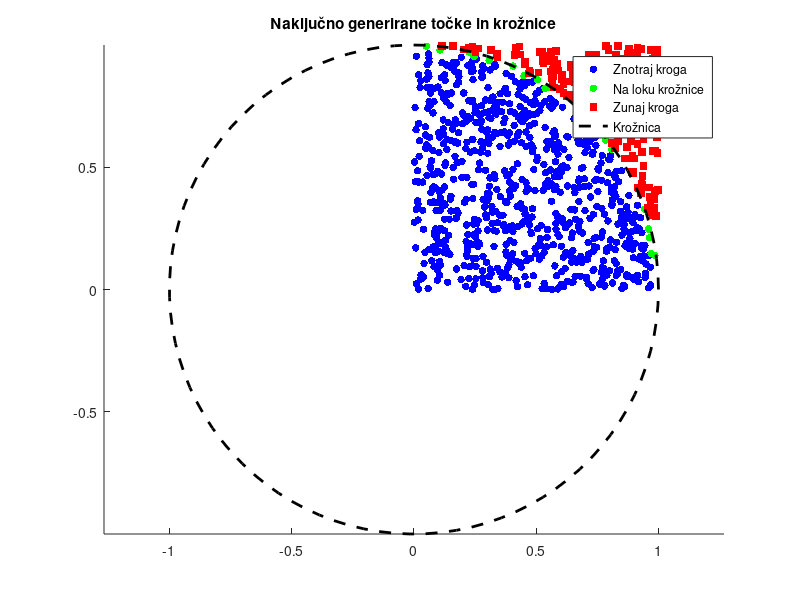

Write the MATLAB code that produced this figure.
function izrisi_tocke()
    % Število naključnih točk
    stevilo_tock = 1000;

    % Generiraj naključne točke znotraj enotskega kvadrata
    x = rand(1, stevilo_tock);
    y = rand(1, stevilo_tock);

    % Preveri, ali so točke znotraj kroga
    razdalja = sqrt(x.^2 + y.^2);
    znotraj_kroga = razdalja <= 1;

    % definiraj krog
    krog = [x(znotraj_kroga); y(znotraj_kroga)];

    % Anonimna funkcija za izračun, ali so točke na loku krožnice
    izracunaj_lok = @(krog) abs(sqrt(krog(1,:).^2 + krog(2,:).^2 - 1)) < 2e-1;

    % Klic anonimne funkcije za izračun, ali so točke na loku krožnice
    tocke_na_loku = izracunaj_lok(krog);

    % Razdeli točke na tri kategorije
    krog_x = x(znotraj_kroga);
    krog_y = y(znotraj_kroga);
    tocke_na_loku_x = krog_x(tocke_na_loku);
    tocke_na_loku_y = krog_y(tocke_na_loku);
    kvadrat_x = x(~znotraj_kroga);
    kvadrat_y = y(~znotraj_kroga);

    % Ustvari novo sliko
    figure;

    % Riši točke znotraj kroga v rdeči barvi s krogci
    scatter(krog_x, krog_y, 30, 'b', 'filled', 'DisplayName', 'Znotraj kroga');

    hold on; % Nadaljuj risanje na isti sliki

    % Riši točke na loku krožnice v zeleni barvi s krogci
    scatter(tocke_na_loku_x, tocke_na_loku_y, 30, 'g', 'filled', 'DisplayName', 'Na loku krožnice');

    hold on;

    % Riši točke zunaj kroga v modri barvi s kvadrati
    scatter(kvadrat_x, kvadrat_y, 30, 'r', 's', 'filled', 'DisplayName', 'Zunaj kroga');

    % Anonimna funkcija za izris loka krožnice
    n = 100; % Število točk na loku
    theta = linspace(0, 2*pi, n);
    x_circle = cos(theta);
    y_circle = sin(theta);

    % Riši lok krožnice v črni barvi
    plot(x_circle, y_circle, 'k--', 'LineWidth', 2, 'DisplayName', 'Krožnica');

    % Dodaj legendo
    legend('Location', 'Best');

    % Prikaži rezultat
    axis equal;
    title('Naključno generirane točke in krožnice');
end
